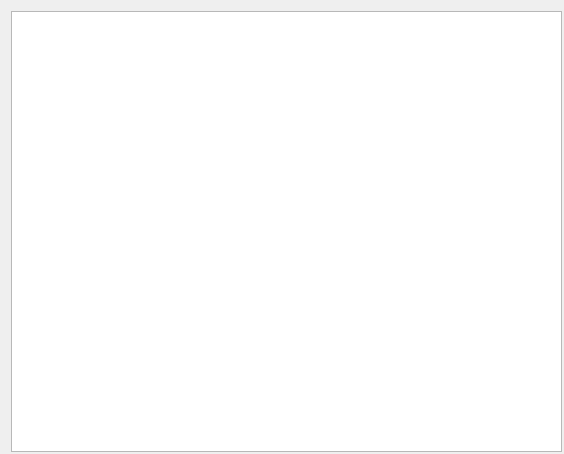
<?xml version="1.0" encoding="UTF-8"?>
<ui version="4.0">
 <class>description</class>
 <widget class="QWidget" name="description">
  <property name="geometry">
   <rect>
    <x>0</x>
    <y>0</y>
    <width>564</width>
    <height>454</height>
   </rect>
  </property>
  <property name="windowTitle">
   <string>Form</string>
  </property>
  <widget class="QTextEdit" name="textEdit">
   <property name="geometry">
    <rect>
     <x>11</x>
     <y>11</y>
     <width>551</width>
     <height>441</height>
    </rect>
   </property>
   <property name="font">
    <font>
     <pointsize>16</pointsize>
    </font>
   </property>
  </widget>
 </widget>
 <resources/>
 <connections/>
</ui>
